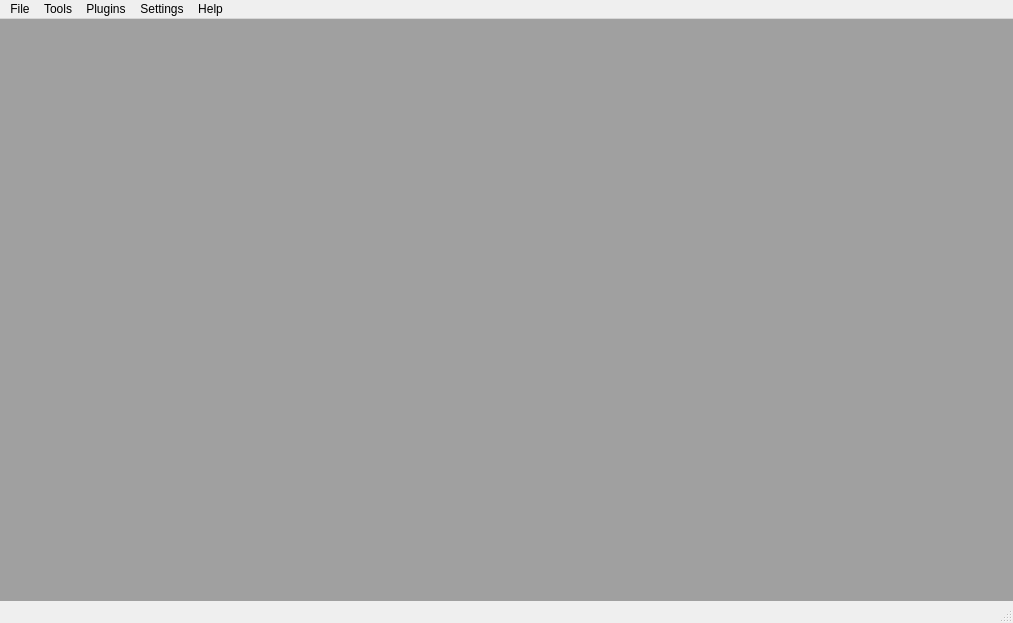
<?xml version="1.0" encoding="UTF-8"?>
<ui version="4.0">
 <class>MainWindow</class>
 <widget class="QMainWindow" name="MainWindow">
  <property name="geometry">
   <rect>
    <x>0</x>
    <y>0</y>
    <width>1013</width>
    <height>623</height>
   </rect>
  </property>
  <property name="sizePolicy">
   <sizepolicy hsizetype="Preferred" vsizetype="Preferred">
    <horstretch>0</horstretch>
    <verstretch>0</verstretch>
   </sizepolicy>
  </property>
  <property name="windowTitle">
   <string>Velocity - Xbox 360 File Manager</string>
  </property>
  <property name="windowIcon">
   <iconset resource="Resources.qrc">
    <normaloff>:/Images/Leaner24.png</normaloff>:/Images/Leaner24.png</iconset>
  </property>
  <widget class="QWidget" name="centralWidget">
   <layout class="QGridLayout" name="gridLayout">
    <property name="margin">
     <number>0</number>
    </property>
    <item row="0" column="0">
     <widget class="QMdiArea" name="mdiArea">
      <property name="acceptDrops">
       <bool>true</bool>
      </property>
      <property name="verticalScrollBarPolicy">
       <enum>Qt::ScrollBarAsNeeded</enum>
      </property>
      <property name="horizontalScrollBarPolicy">
       <enum>Qt::ScrollBarAsNeeded</enum>
      </property>
      <property name="background">
       <brush brushstyle="SolidPattern">
        <color alpha="255">
         <red>160</red>
         <green>160</green>
         <blue>160</blue>
        </color>
       </brush>
      </property>
      <property name="viewMode">
       <enum>QMdiArea::SubWindowView</enum>
      </property>
      <property name="documentMode">
       <bool>false</bool>
      </property>
     </widget>
    </item>
   </layout>
  </widget>
  <widget class="QMenuBar" name="menuBar">
   <property name="geometry">
    <rect>
     <x>0</x>
     <y>0</y>
     <width>1013</width>
     <height>21</height>
    </rect>
   </property>
   <widget class="QMenu" name="menuFile">
    <property name="title">
     <string>File</string>
    </property>
    <widget class="QMenu" name="menuOpen">
     <property name="title">
      <string>Open</string>
     </property>
     <property name="icon">
      <iconset resource="Resources.qrc">
       <normaloff>:/Images/open.png</normaloff>:/Images/open.png</iconset>
     </property>
     <addaction name="actionSTRB_File"/>
     <addaction name="actionXDBF_File"/>
     <addaction name="actionPackage"/>
     <addaction name="actionSVOD_System"/>
     <addaction name="actionYTGR"/>
    </widget>
    <addaction name="menuOpen"/>
    <addaction name="actionCreate_Package"/>
   </widget>
   <widget class="QMenu" name="menuProfile">
    <property name="title">
     <string>Tools</string>
    </property>
    <widget class="QMenu" name="menuProfile_Editor">
     <property name="title">
      <string>Profile Tools</string>
     </property>
     <property name="icon">
      <iconset resource="Resources.qrc">
       <normaloff>:/Images/profile.png</normaloff>:/Images/profile.png</iconset>
     </property>
     <addaction name="actionGame_Adder"/>
     <addaction name="actionProfile_Cleaner"/>
     <addaction name="actionProfile_Creator"/>
     <addaction name="actionProfile_Editor"/>
    </widget>
    <widget class="QMenu" name="menuDevice_Tools">
     <property name="title">
      <string>Device Tools</string>
     </property>
     <property name="icon">
      <iconset resource="Resources.qrc">
       <normaloff>:/Images/hdd.png</normaloff>:/Images/hdd.png</iconset>
     </property>
     <addaction name="actionDevice_Viewer"/>
     <addaction name="actionFATX_File_Path"/>
    </widget>
    <addaction name="menuDevice_Tools"/>
    <addaction name="menuProfile_Editor"/>
    <addaction name="actionGamer_Picture_Pack_Creator"/>
    <addaction name="actionTitle_ID_Finder"/>
    <addaction name="actionTheme_Creator"/>
   </widget>
   <widget class="QMenu" name="menuHelp">
    <property name="title">
     <string>Help</string>
    </property>
    <addaction name="actionCheck_For_Updates"/>
    <addaction name="separator"/>
    <addaction name="actionView_Wiki"/>
    <addaction name="actionDonate"/>
    <addaction name="separator"/>
    <addaction name="actionAbout"/>
   </widget>
   <widget class="QMenu" name="menuPlugins">
    <property name="title">
     <string>Plugins</string>
    </property>
    <widget class="QMenu" name="menuGame_Modders">
     <property name="title">
      <string>Game Modders</string>
     </property>
    </widget>
    <widget class="QMenu" name="menuProfile_Modders">
     <property name="title">
      <string>Profile Modders</string>
     </property>
    </widget>
    <addaction name="menuGame_Modders"/>
    <addaction name="menuProfile_Modders"/>
   </widget>
   <widget class="QMenu" name="menuSettings">
    <property name="title">
     <string>Settings</string>
    </property>
    <addaction name="actionPreferences"/>
   </widget>
   <addaction name="menuFile"/>
   <addaction name="menuProfile"/>
   <addaction name="menuPlugins"/>
   <addaction name="menuSettings"/>
   <addaction name="menuHelp"/>
  </widget>
  <widget class="QStatusBar" name="statusBar">
   <property name="statusTip">
    <string/>
   </property>
   <property name="whatsThis">
    <string/>
   </property>
  </widget>
  <action name="actionCreate_Package">
   <property name="icon">
    <iconset resource="Resources.qrc">
     <normaloff>:/Images/packageIcon.png</normaloff>:/Images/packageIcon.png</iconset>
   </property>
   <property name="text">
    <string>Create Package</string>
   </property>
  </action>
  <action name="actionTheme_Creator">
   <property name="icon">
    <iconset resource="Resources.qrc">
     <normaloff>:/Images/themesmall.png</normaloff>:/Images/themesmall.png</iconset>
   </property>
   <property name="text">
    <string>Theme Creator</string>
   </property>
  </action>
  <action name="actionAbout">
   <property name="icon">
    <iconset resource="Resources.qrc">
     <normaloff>:/Images/information.png</normaloff>:/Images/information.png</iconset>
   </property>
   <property name="text">
    <string>About</string>
   </property>
  </action>
  <action name="actionPackage">
   <property name="icon">
    <iconset resource="Resources.qrc">
     <normaloff>:/Images/packageIcon.png</normaloff>:/Images/packageIcon.png</iconset>
   </property>
   <property name="text">
    <string>Package</string>
   </property>
  </action>
  <action name="actionXDBF_File">
   <property name="icon">
    <iconset resource="Resources.qrc">
     <normaloff>:/Images/gpd.png</normaloff>:/Images/gpd.png</iconset>
   </property>
   <property name="text">
    <string>GPD</string>
   </property>
  </action>
  <action name="actionSTRB_File">
   <property name="icon">
    <iconset resource="Resources.qrc">
     <normaloff>:/Images/strb.png</normaloff>:/Images/strb.png</iconset>
   </property>
   <property name="text">
    <string>Avatar Asset</string>
   </property>
  </action>
  <action name="actionTitle_ID_Finder">
   <property name="icon">
    <iconset resource="Resources.qrc">
     <normaloff>:/Images/find.png</normaloff>:/Images/find.png</iconset>
   </property>
   <property name="text">
    <string>Title ID Finder</string>
   </property>
  </action>
  <action name="actionProfile_Creator">
   <property name="text">
    <string>Profile Creator</string>
   </property>
<!--   <property name="softKeyRole">-->
<!--    <enum>QAction::NoSoftKey</enum>-->
<!--   </property>-->
   <property name="iconVisibleInMenu">
    <bool>true</bool>
   </property>
  </action>
  <action name="actionProfile_Editor">
   <property name="text">
    <string>Profile Editor</string>
   </property>
<!--   <property name="softKeyRole">-->
<!--    <enum>QAction::NoSoftKey</enum>-->
<!--   </property>-->
   <property name="iconVisibleInMenu">
    <bool>true</bool>
   </property>
  </action>
  <action name="actionGame_Adder">
   <property name="text">
    <string>Game Adder</string>
   </property>
   <property name="shortcutContext">
    <enum>Qt::WindowShortcut</enum>
   </property>
   <property name="iconVisibleInMenu">
    <bool>true</bool>
   </property>
  </action>
  <action name="actionGamer_Picture_Pack_Creator">
   <property name="icon">
    <iconset resource="Resources.qrc">
     <normaloff>:/Images/gamerpicture.png</normaloff>:/Images/gamerpicture.png</iconset>
   </property>
   <property name="text">
    <string>Gamer Picture Pack Creator</string>
   </property>
  </action>
  <action name="actionSome_Game">
   <property name="text">
    <string>Some Game</string>
   </property>
  </action>
  <action name="actionReload">
   <property name="text">
    <string>Reload</string>
   </property>
  </action>
  <action name="actionAsdf">
   <property name="text">
    <string>asdf</string>
   </property>
  </action>
  <action name="actionView_Wiki">
   <property name="icon">
    <iconset resource="Resources.qrc">
     <normaloff>:/Images/wiki.png</normaloff>:/Images/wiki.png</iconset>
   </property>
   <property name="text">
    <string>View Wiki</string>
   </property>
  </action>
  <action name="actionDonate">
   <property name="icon">
    <iconset resource="Resources.qrc">
     <normaloff>:/Images/donate'.png</normaloff>:/Images/donate'.png</iconset>
   </property>
   <property name="text">
    <string>Donate</string>
   </property>
  </action>
  <action name="actionPreferences">
   <property name="icon">
    <iconset resource="Resources.qrc">
     <normaloff>:/Images/preferences.png</normaloff>:/Images/preferences.png</iconset>
   </property>
   <property name="text">
    <string>Preferences</string>
   </property>
  </action>
  <action name="actionFATX_File_Path">
   <property name="text">
    <string>File Path Tool</string>
   </property>
  </action>
  <action name="actionProfile_Cleaner">
   <property name="text">
    <string>Profile Cleaner</string>
   </property>
  </action>
  <action name="actionCheck_For_Updates">
   <property name="icon">
    <iconset resource="Resources.qrc">
     <normaloff>:/Images/updates.png</normaloff>:/Images/updates.png</iconset>
   </property>
   <property name="text">
    <string>Check For Updates</string>
   </property>
  </action>
  <action name="actionSVOD_System">
   <property name="icon">
    <iconset resource="Resources.qrc">
     <normaloff>:/Images/svod.png</normaloff>:/Images/svod.png</iconset>
   </property>
   <property name="text">
    <string>SVOD System</string>
   </property>
  </action>
  <action name="actionYTGR">
   <property name="icon">
    <iconset resource="Resources.qrc">
     <normaloff>:/Images/ytgr.png</normaloff>:/Images/ytgr.png</iconset>
   </property>
   <property name="text">
    <string>YTGR</string>
   </property>
  </action>
  <action name="actionDevice_Viewer">
   <property name="text">
    <string>Raw Device Viewer</string>
   </property>
  </action>
 </widget>
 <layoutdefault spacing="6" margin="11"/>
 <resources>
  <include location="Resources.qrc"/>
 </resources>
 <connections/>
</ui>
